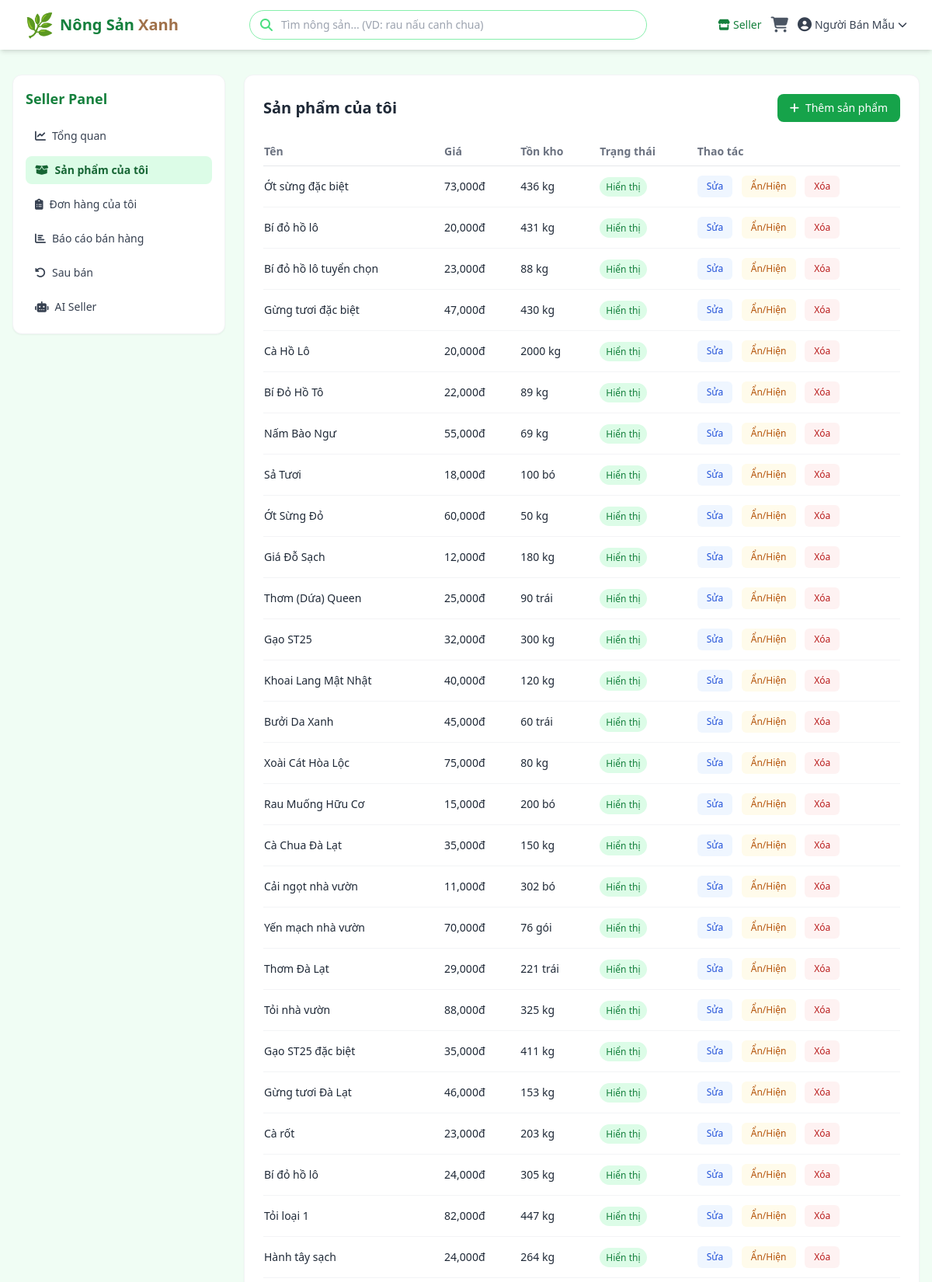
Screenshot of /seller/products (signed in, upper part) with the database file from the repository.
### models.py (models this page shows, shortened)
class User(UserMixin, db.Model):
    __tablename__ = 'users'
    id = db.Column(db.Integer, primary_key=True)
    username = db.Column(db.String(80), unique=True, nullable=False, index=True)
    email = db.Column(db.String(120), unique=True, nullable=False, index=True)
    password_hash = db.Column(db.String(256), nullable=False)
    full_name = db.Column(db.String(150), nullable=False)
    phone = db.Column(db.String(20), nullable=True)
    address = db.Column(db.String(300), nullable=True)
    role = db.Column(db.String(20), nullable=False, default='buyer')  # 'admin' | 'seller' | 'buyer'
    is_active = db.Column(db.Boolean, default=True)
    created_at = db.Column(db.DateTime, default=datetime.utcnow)
    orders = db.relationship('Order', backref='customer', lazy='dynamic')
    products = db.relationship('Product', backref='seller', lazy='dynamic', foreign_keys='Product.seller_id')
    def is_admin(self):
        return self.role == 'admin'
    def is_seller(self):
        return self.role == 'seller'

class Product(db.Model):
    __tablename__ = 'products'
    id = db.Column(db.Integer, primary_key=True)
    seller_id = db.Column(db.Integer, db.ForeignKey('users.id'), nullable=True, index=True)
    category_id = db.Column(db.Integer, db.ForeignKey('categories.id'), nullable=True, index=True)
    name = db.Column(db.String(200), nullable=False, index=True)
    description = db.Column(db.Text, nullable=True)
    price = db.Column(db.Float, nullable=False)
    stock = db.Column(db.Integer, nullable=False, default=0)
    unit = db.Column(db.String(20), nullable=False, default='kg')
    category = db.Column(db.String(100), nullable=True, index=True)  # giữ tương thích, sẽ đồng bộ với category_id
    image = db.Column(db.String(300), nullable=True, default='default.jpg')
    is_visible = db.Column(db.Boolean, default=True)
    origin = db.Column(db.String(150), nullable=True)
    created_at = db.Column(db.DateTime, default=datetime.utcnow)
    updated_at = db.Column(db.DateTime, default=datetime.utcnow, onupdate=datetime.utcnow)
    order_items = db.relationship('OrderItem', backref='product', lazy='dynamic')

### app.py (the view)
@app.route('/seller/products')
@seller_required
def seller_products():
    products = Product.query.filter_by(seller_id=current_user.id).order_by(Product.created_at.desc()).all()
    return render_template('seller/products.html', products=products)

### app.py (called while the page is built)
@login_manager.user_loader
def load_user(user_id):
    return db.session.get(User, int(user_id))

def seller_required(f):
    @wraps(f)
    @login_required
    def decorated_function(*args, **kwargs):
        if not current_user.is_seller():
            abort(403)
        if not current_user.is_active:
            abort(403)
        return f(*args, **kwargs)
    return decorated_function

@app.context_processor
def inject_cart_count():
    cart = session.get('cart', {})
    count = sum(item['quantity'] for item in cart.values())
    return dict(cart_count=count, image_url=build_image_url)

### templates/seller/products.html (shortened to what this page needs)
{% extends 'seller/base_seller.html' %}
{% block seller_content %}
<div class="bg-white rounded-xl border border-gray-100 shadow-sm p-6">
    <div class="flex items-center justify-between mb-5">
        <h1 class="text-xl font-bold text-gray-800">Sản phẩm của tôi</h1>
        <a href="{{ url_for('seller_product_add') }}"
           class="inline-flex items-center gap-2 px-4 py-2 rounded-lg bg-green-brand-600 text-white text-sm font-medium hover:bg-green-brand-700 transition">
            <i class="fas fa-plus"></i> Thêm sản phẩm
        </a>
    </div>
    {% if products %}
    <div class="overflow-x-auto">
        <table class="min-w-full text-sm">
            <thead>
                <tr class="text-left text-gray-500 border-b">
                    <th class="py-2 pr-4">Tên</th>
                    <th class="py-2 pr-4">Giá</th>
                    <th class="py-2 pr-4">Tồn kho</th>
                    <th class="py-2 pr-4">Trạng thái</th>
                    <th class="py-2">Thao tác</th>
                </tr>
            </thead>
            <tbody>
                {% for product in products %}
                <tr class="border-b border-gray-100">
                    <td class="py-3 pr-4 font-medium text-gray-800">{{ product.name }}</td>
                    <td class="py-3 pr-4">{{ "{:,.0f}".format(product.price) }}đ</td>
                    <td class="py-3 pr-4">{{ product.stock }} {{ product.unit }}</td>
                    <td class="py-3 pr-4">
                        {% if product.is_visible %}
                            <span class="px-2 py-1 rounded-full text-xs bg-green-100 text-green-700">Hiển thị</span>
                        {% else %}
                            <span class="px-2 py-1 rounded-full text-xs bg-gray-100 text-gray-600">Đang ẩn</span>
                        {% endif %}
                    </td>
                    <td class="py-3 space-x-2">
                        <a href="{{ url_for('seller_product_edit', product_id=product.id) }}"
                           class="inline-flex items-center px-3 py-1.5 rounded-md text-xs bg-blue-50 text-blue-700 hover:bg-blue-100">Sửa</a>
                        <form action="{{ url_for('seller_product_toggle', product_id=product.id) }}" method="POST" class="inline">
                            <button type="submit"
                                    class="inline-flex items-center px-3 py-1.5 rounded-md text-xs bg-amber-50 text-amber-700 hover:bg-amber-100">
                                Ẩn/Hiện
                            </button>
                        </form>
                        <form action="{{ url_for('seller_product_delete', product_id=product.id) }}" method="POST" class="inline"
                              onsubmit="return confirm('Bạn chắc chắn muốn xóa sản phẩm này?')">
                            <button type="submit"
                                    class="inline-flex items-center px-3 py-1.5 rounded-md text-xs bg-red-50 text-red-700 hover:bg-red-100">
                                Xóa
                            </button>
                        </form>
                    </td>
                </tr>
                {% endfor %}
            </tbody>
        </table>
    </div>
    {% else %}
    <p class="text-sm text-gray-500">Bạn chưa có sản phẩm nào.</p>
    {% endif %}
</div>
{% endblock %}

### templates/base.html (shortened to what this page needs)
<!DOCTYPE html>
<html lang="vi">
<head>
    <script src="https://cdn.tailwindcss.com"></script>
    <link rel="stylesheet" href="https://cdnjs.cloudflare.com/ajax/libs/font-awesome/6.5.0/css/all.min.css">
</head>
<body class="bg-green-brand-50 text-gray-800 min-h-screen flex flex-col">
    <nav class="bg-white shadow-md sticky top-0 z-50">
        <div class="max-w-7xl mx-auto px-4 sm:px-6 lg:px-8">
            <div class="flex justify-between items-center h-16">
                <a href="{{ url_for('index') }}" class="flex items-center gap-2">
                    <span class="text-3xl">🌿</span>
                    <span class="text-xl font-bold text-green-brand-700">Nông Sản <span class="text-earth-500">Xanh</span></span>
                </a>
                <div class="hidden md:flex flex-1 max-w-lg mx-8">
                    <form action="{{ url_for('index') }}" method="GET" class="w-full relative">
                        <input type="text" name="q" value="{{ request.args.get('q', '') }}"
                               placeholder="Tìm nông sản... (VD: rau nấu canh chua)"
                               class="w-full pl-10 pr-4 py-2 rounded-full border border-green-brand-300 focus:border-green-brand-500 focus:ring-2 focus:ring-green-brand-200 outline-none text-sm"
                               id="searchInput" autocomplete="off">
                        <i class="fas fa-search absolute left-3.5 top-1/2 -translate-y-1/2 text-green-brand-400"></i>
                    </form>
                </div>
                <div class="flex items-center gap-3">
                    {% if current_user.is_authenticated %}
                        {% if current_user.is_admin() %}
                            <a href="{{ url_for('admin_dashboard') }}" class="hidden sm:inline-flex items-center gap-1 text-sm text-green-brand-700 hover:text-green-brand-900 font-medium">
                                <i class="fas fa-tachometer-alt"></i> Admin
                            </a>
                        {% elif current_user.is_seller() %}
                            <a href="{{ url_for('seller_dashboard') }}" class="hidden sm:inline-flex items-center gap-1 text-sm text-green-brand-700 hover:text-green-brand-900 font-medium">
                                <i class="fas fa-store"></i> Seller
                            </a>
                        {% endif %}
                        <a href="{{ url_for('cart') }}" class="relative text-gray-600 hover:text-green-brand-700">
                            <i class="fas fa-shopping-cart text-xl"></i>
                        </a>
                        <details class="relative">
                            <summary class="flex items-center gap-1 text-sm text-gray-700 hover:text-green-brand-700 font-medium cursor-pointer list-none">
                                <i class="fas fa-user-circle text-lg"></i>
                                <span class="hidden sm:inline">{{ current_user.full_name }}</span>
                                <i class="fas fa-chevron-down text-xs"></i>
                            </summary>
                        </details>
                    {% endif %}
                </div>
            </div>
        </div>
    </nav>
    <main class="flex-1">
        {% block content %}{% endblock %}
    </main>
</body>
</html>

### rows the page displays
User: full_name "Người Bán Mẫu"
Product: name "Ớt sừng đặc biệt", price "73,000", stock "436", unit "kg", is_visible "Hiển thị"
Product: name "Bí đỏ hồ lô", price "20,000", stock "431", unit "kg", is_visible "Hiển thị"
Product: name "Bí đỏ hồ lô tuyển chọn", price "23,000", stock "88", unit "kg", is_visible "Hiển thị"
Product: name "Gừng tươi đặc biệt", price "47,000", stock "430", unit "kg", is_visible "Hiển thị"
Product: name "Cà Hồ Lô", price "20,000", stock "2000", unit "kg", is_visible "Hiển thị"
Product: name "Bí Đỏ Hồ Tô", price "22,000", stock "89", unit "kg", is_visible "Hiển thị"
Product: name "Nấm Bào Ngư", price "55,000", stock "69", unit "kg", is_visible "Hiển thị"
Product: name "Sả Tươi", price "18,000", stock "100", unit "bó", is_visible "Hiển thị"
Product: name "Ớt Sừng Đỏ", price "60,000", stock "50", unit "kg", is_visible "Hiển thị"
Product: name "Giá Đỗ Sạch", price "12,000", stock "180", unit "kg", is_visible "Hiển thị"
Product: name "Thơm (Dứa) Queen", price "25,000", stock "90", unit "trái", is_visible "Hiển thị"
Product: name "Gạo ST25", price "32,000", stock "300", unit "kg", is_visible "Hiển thị"
Product: name "Khoai Lang Mật Nhật", price "40,000", stock "120", unit "kg", is_visible "Hiển thị"
Product: name "Bưởi Da Xanh", price "45,000", stock "60", unit "trái", is_visible "Hiển thị"
Product: name "Xoài Cát Hòa Lộc", price "75,000", stock "80", unit "kg", is_visible "Hiển thị"
Product: name "Rau Muống Hữu Cơ", price "15,000", stock "200", unit "bó", is_visible "Hiển thị"
Product: name "Cà Chua Đà Lạt", price "35,000", stock "150", unit "kg", is_visible "Hiển thị"
Product: name "Cải ngọt nhà vườn", price "11,000", stock "302", unit "bó", is_visible "Hiển thị"
Product: name "Yến mạch nhà vườn", price "70,000", stock "76", unit "gói", is_visible "Hiển thị"
Product: name "Thơm Đà Lạt", price "29,000", stock "221", unit "trái", is_visible "Hiển thị"
Product: name "Tỏi nhà vườn", price "88,000", stock "325", unit "kg", is_visible "Hiển thị"
Product: name "Gạo ST25 đặc biệt", price "35,000", stock "411", unit "kg", is_visible "Hiển thị"
Product: name "Gừng tươi Đà Lạt", price "46,000", stock "153", unit "kg", is_visible "Hiển thị"
Product: name "Cà rốt", price "23,000", stock "203", unit "kg", is_visible "Hiển thị"
Product: name "Bí đỏ hồ lô", price "24,000", stock "305", unit "kg", is_visible "Hiển thị"
Product: name "Tỏi loại 1", price "82,000", stock "447", unit "kg", is_visible "Hiển thị"
Product: name "Hành tây sạch", price "24,000", stock "264", unit "kg", is_visible "Hiển thị"
